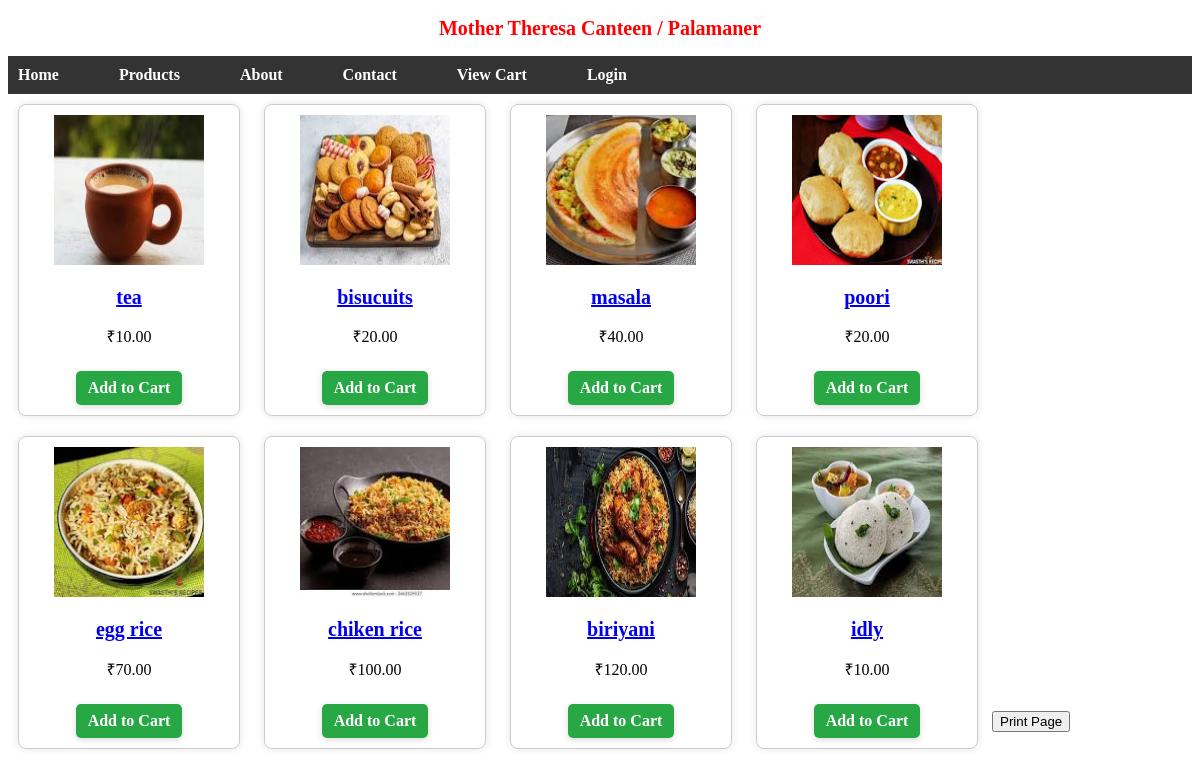
The page / on the database its author committed.
### catalog/models.py (models this page shows, shortened)
class Product(models.Model):
    name = models.CharField(max_length=100)
    description = models.TextField()
    price = models.DecimalField(max_digits=8, decimal_places=2)
    image = models.ImageField(upload_to='products/', blank=True, null=True)

### catalog/views.py (the view)
# urls.py: path('', views.product_list, name='product_list'),
def product_list(request):
    ob_products = Product.objects.all()
    return render(request, 'product_list.html', {'products': ob_products})

### catalog/templates/product_list.html (shortened to what this page needs)
<!DOCTYPE html>
<html>
<head>
</head>
<body>
    <h2>Mother Theresa Canteen / Palamaner</h2>
    <nav>
        <ul>
            <li><a href="/">Home</a></li>
            <li><a href="/products">Products</a></li>
            <li><a href="/about">About</a></li>
            <li><a href="/contact">Contact</a></li>
            <li><a href="/cart">View Cart</a></li>
            <li><a href="/login" class="login">Login</a></li>
        </ul>
    </nav>
    {% for product in products %}
        <div class="product">
            {% if product.image %}
                <img src="{{ product.image.url }}" alt="{{ product.name }}">
            {% endif %}
            <h2><a href="{% url 'product_detail' product.pk %}">{{ product.name }}</a></h2>
            <p>₹{{ product.price }}</p>
            <a href="{% url 'add_to_cart' product.id %}" class="add-to-cart">Add to Cart</a>
        </div>
    {% endfor %}
 <button onclick="window.print()">Print Page</button>
</body>
</html>

### catalog/templates/product_list.html (style rules this page uses)
img { max-width: 150px; height: 150px; }
.product { border: 1px solid #ccc; padding: 10px; margin: 10px; display: inline-block; width: 200px; text-align: center; border-radius: 8px; box-shadow: 0 0 8px rgba(0,0,0,0.1); }
h2 { font-size: 20px; color: red; text-align: center; }
nav { background-color: #333; padding: 10px 0; }
nav ul { list-style: none; margin: 0; padding: 0; display: flex; justify-content: left; gap: 40px; }
nav ul li a { color: white; text-decoration: none; font-weight: bold; padding: 5px 10px; }
.add-to-cart { background-color: #28a745; color: white; padding: 8px 12px; border-radius: 5px; text-decoration: none; font-weight: bold; display: inline-block; margin-top: 8px; transition: background-color 0.3s, transform 0.2s; box-shadow: 0 2px 6px rgba(0,0,0,0.15); }

### rows shown on the page
Product: image (picture), name "tea", price "10.00"
Product: image (picture), name "bisucuits", price "20.00"
Product: image (picture), name "masala", price "40.00"
Product: image (picture), name "poori", price "20.00"
Product: image (picture), name "egg rice", price "70.00"
Product: image (picture), name "chiken rice", price "100.00"
Product: image (picture), name "biriyani", price "120.00"
Product: image (picture), name "idly", price "10.00"
